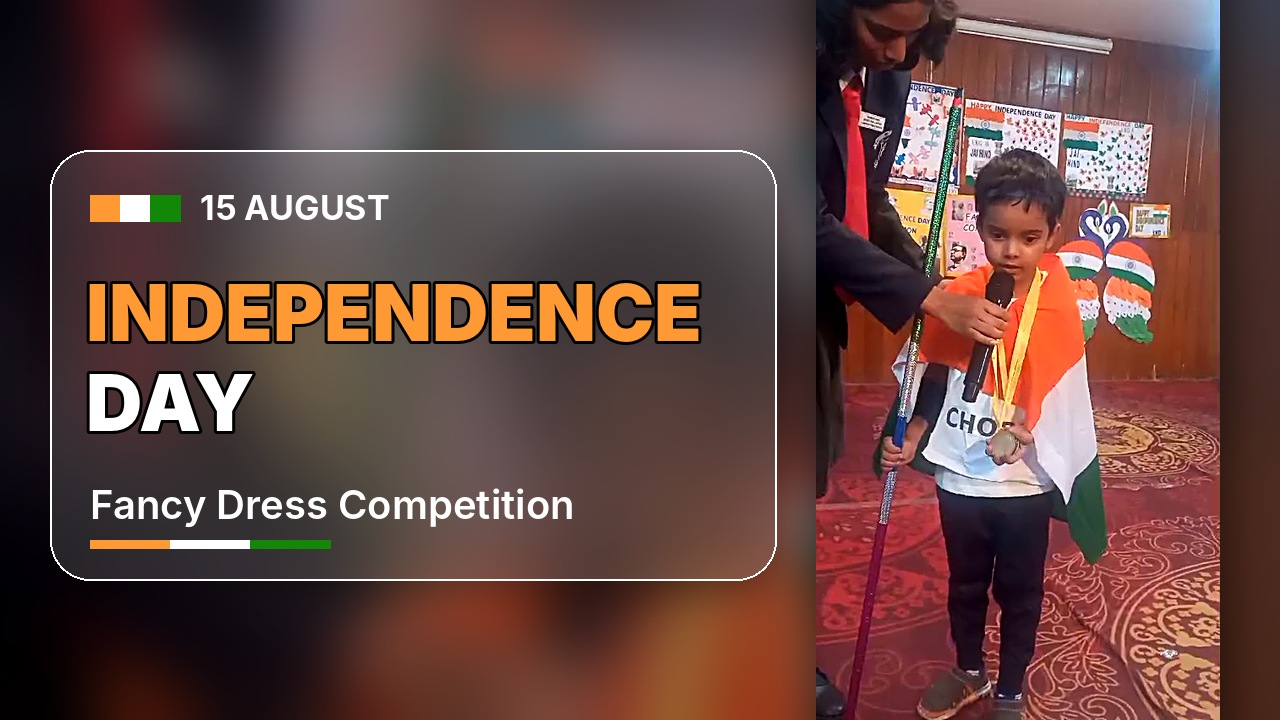
#> input picture effects/independence_day_thumbnail_16x9.jpg, 1280 x 720 px
$ python thumbnail.py independence_day_thumbnail_16x9.jpg independence_day_thumbnail_9x16.jpg
#> lines starting #> are read from the running program, lines starting #| are printed output that depends on the picture; after the words box and inside, x2 and y2 are one past the last pixel; in counts of white or black regions, pixels touching at a corner belong together
import sys
from PIL import Image, ImageDraw, ImageFilter, ImageFont, ImageEnhance
src, outdir = sys.argv[1], sys.argv[2]
F="/usr/share/fonts/opentype/inter/"
fnt=lambda n,s: ImageFont.truetype(F+n,s)
SAF,WHT,GRN,NAVY=(255,153,51),(255,255,255),(19,136,8),(0,0,128)
base=Image.open(src).convert("RGB")
#> base is the input picture: PIL image 1280x720 RGB; mean R, G, B 101.9, 71.5, 67
base=ImageEnhance.Contrast(ImageEnhance.Color(base).enhance(1.15)).enhance(1.06)

def glass(img, box, r, tint=0.2):
    m=Image.new("L",img.size,0); ImageDraw.Draw(m).rounded_rectangle(box,r,fill=255)
    sh=Image.new("RGBA",img.size,(0,0,0,0)); ImageDraw.Draw(sh).rounded_rectangle((box[0],box[1]+10,box[2],box[3]+14),r,fill=(0,0,0,90))
    img.alpha_composite(sh.filter(ImageFilter.GaussianBlur(18)))
    g=Image.blend(img.convert("RGB").filter(ImageFilter.GaussianBlur(30)),Image.new("RGB",img.size,(255,255,255)),tint)
    img.paste(g,(0,0),m)
    ImageDraw.Draw(img).rounded_rectangle(box,r,outline=(255,255,255,140),width=2)

def flagbar(d,x,y,w,h):
    for k,c in enumerate((SAF,WHT,GRN)): d.rectangle((x+w*k/3,y,x+w*(k+1)/3,y+h),fill=c)

def stroke_text(d,xy,t,f,fill,anchor="la"):
    d.text(xy,t,font=f,fill=fill,anchor=anchor,stroke_width=max(2,f.size//22),stroke_fill=(0,0,0,150))

def gradient(size, top, bottom):
    W,H=size; g=Image.new("RGBA",size,(0,0,0,0)); d=ImageDraw.Draw(g)
    for y in range(H):
        a=int(top*(1-y/H)**2.2 + bottom*(y/H)**2.2); d.line((0,y,W,y),fill=(0,0,0,a))
    return g

# ---------- 9:16 (1080x1920) ----------
W,H=1080,1920
v=base.resize((W,H),Image.LANCZOS).filter(ImageFilter.UnsharpMask(2,80,2)).convert("RGBA")
v.alpha_composite(gradient((W,H),150,230))
#> in gradient, `g = Image.new('RGBA', size, (0, 0, 0, 0))`: g: PIL image 1080x1920 RGBA; every value is 0
glass(v,(60,90,470,170),40)
#> in glass, `m = Image.new('L', img.size, 0)`: m: PIL image 1080x1920 L; every value is 0
#> in glass, `ImageDraw.Draw(m).rounded_rectangle(box, r, fill=255)`:
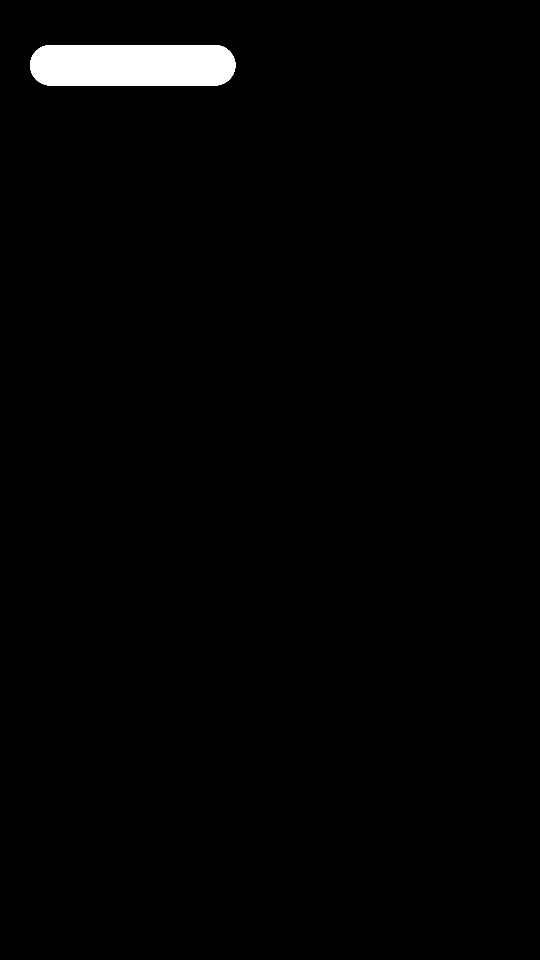
#> m: PIL image 1080x1920 L (shown at 1/2 size); 1.5% white; 1 white region, box (x1, y1, x2, y2) and area: (60, 90, 471, 171) 31875
d=ImageDraw.Draw(v); flagbar(d,95,118,60,24)
d.text((180,130),"15 AUGUST",font=fnt("Inter-Bold.otf",40),fill=WHT,anchor="lm")
glass(v,(50,1440,W-50,1840),56,0.16)
#> call 2 of glass, with box = (50, 1440, 1030, 1840), r = 56, tint = 0.16
#> in glass (call 2), `ImageDraw.Draw(m).rounded_rectangle(box, r, fill=255)`: m: PIL image 1080x1920 L; 18.8% white; 1 white region, box (x1, y1, x2, y2) and area: (50, 1440, 1031, 1841) 390617
#> in glass (call 2), `img.paste(g,(0,0),m)`:
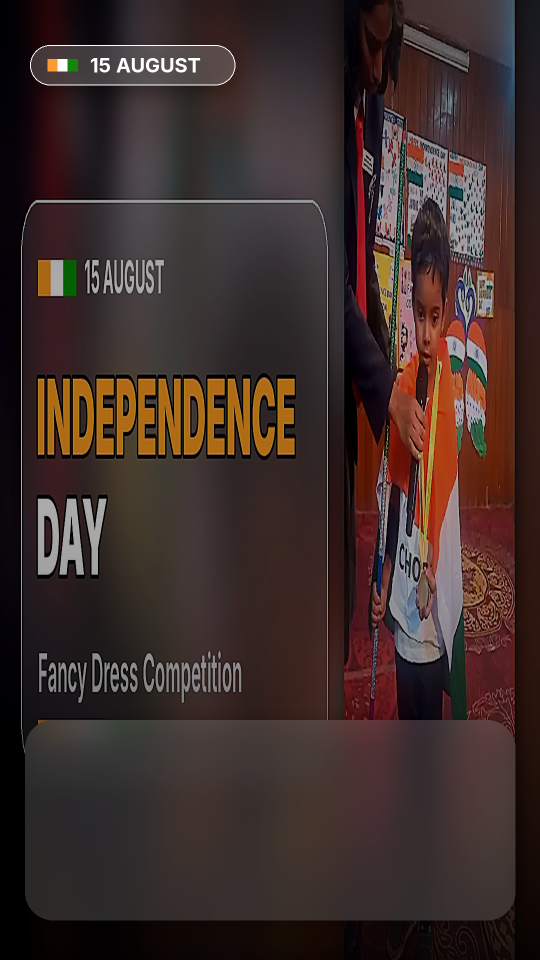
#> img: PIL image 1080x1920 RGBA (shown at 1/2 size); mean R, G, B, A 62.1, 46, 42.9, 254.9; transparent parts drawn white
d=ImageDraw.Draw(v)
d.text((100,1490),"FANCY DRESS COMPETITION",font=fnt("Inter-SemiBold.otf",36),fill=(255,255,255,230))
stroke_text(d,(96,1550),"INDEPENDENCE",fnt("Inter-Black.otf",110),SAF)
stroke_text(d,(96,1670),"DAY",fnt("Inter-Black.otf",110),WHT)
bx=96+d.textlength("DAY ",font=fnt("Inter-Black.otf",110))
#> bx = 355.7
d.ellipse((bx,1700,bx+70,1770),outline=NAVY,width=8,fill=WHT)  # chakra-style dot
for a in range(0,360,15):
    import math; cx,cy=bx+35,1735
    d.line((cx,cy,cx+30*math.cos(math.radians(a)),cy+30*math.sin(math.radians(a))),fill=NAVY,width=2)
flagbar(d,96,1800,300,10)
v.convert("RGB").save(outdir+"/thumbnail_9x16.jpg",quality=93)

# ---------- 16:9 (1280x720) ----------
W,H=1280,720
bg=base.resize((W,int(W*850/478)),Image.LANCZOS).crop((0,300,W,300+H)).filter(ImageFilter.GaussianBlur(28))
bg=ImageEnhance.Brightness(bg).enhance(0.6).convert("RGBA")
#> bg: PIL image 1280x720 RGBA
fg=base.resize((int(720*478/850),720),Image.LANCZOS).filter(ImageFilter.UnsharpMask(2,80,2))
fx=W-fg.width-60
#> fx = 816
sh=Image.new("RGBA",(W,H),(0,0,0,0)); ImageDraw.Draw(sh).rectangle((fx-6,0,fx+fg.width+6,H),fill=(0,0,0,140))
#> after `sh = Image.new('RGBA', (W, H), (0, 0, 0, 0))`: sh: PIL image 1280x720 RGBA; every value is 0
bg.alpha_composite(sh.filter(ImageFilter.GaussianBlur(20))); bg.paste(fg,(fx,0))
glass(bg,(50,150,fx-40,580),40,0.14)
#> call 3 of glass, with box = (50, 150, 776, 580), r = 40, tint = 0.14
#> in glass (call 3), `m = Image.new('L', img.size, 0)`: m: PIL image 1280x720 L; every value is 0
#> in glass (call 3), `ImageDraw.Draw(m).rounded_rectangle(box, r, fill=255)`: m: PIL image 1280x720 L; 33.8% white; 1 white region, box (x1, y1, x2, y2) and area: (50, 150, 777, 581) 311921
#> in glass (call 3), `ImageDraw.Draw(sh).rounded_rectangle((box[0], box[1] + 10, box[2], box`:
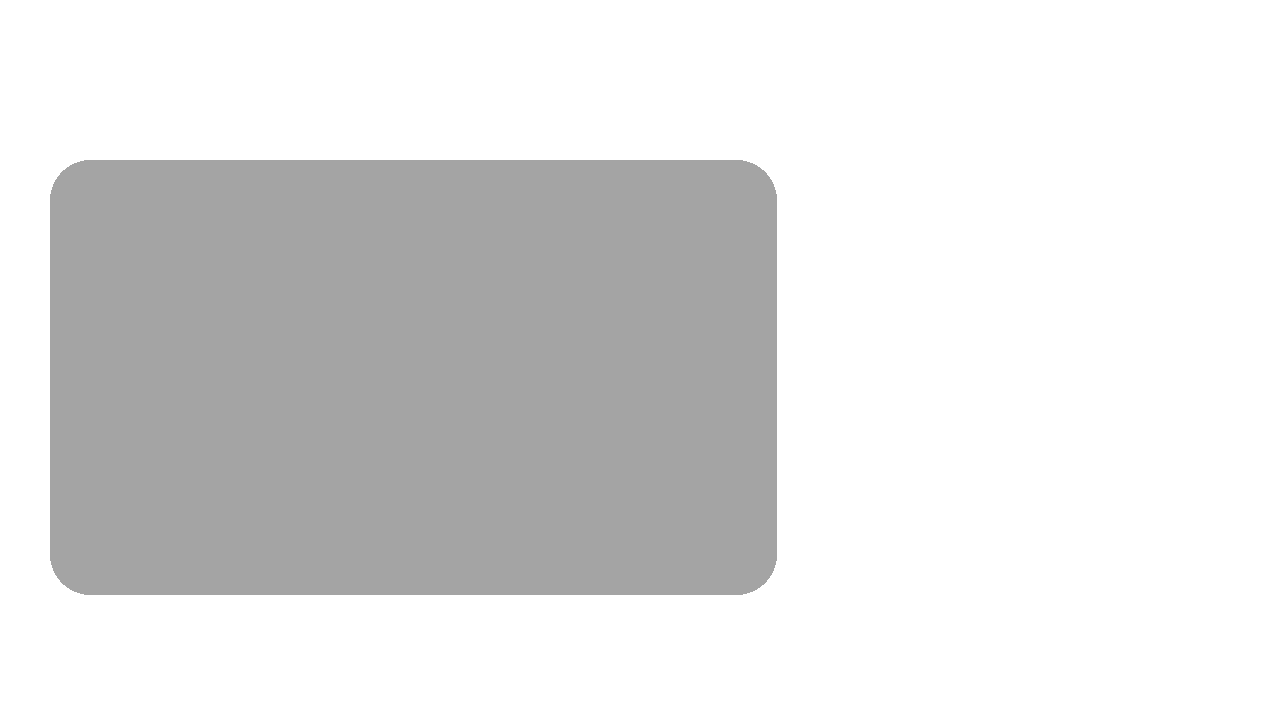
#> sh: PIL image 1280x720 RGBA; mean R, G, B, A 0, 0, 0, 30.7; transparent parts drawn white
#> in glass (call 3), `g=Image.blend(img.convert("RGB").filter(ImageFilter.GaussianBlur(30)),..`:
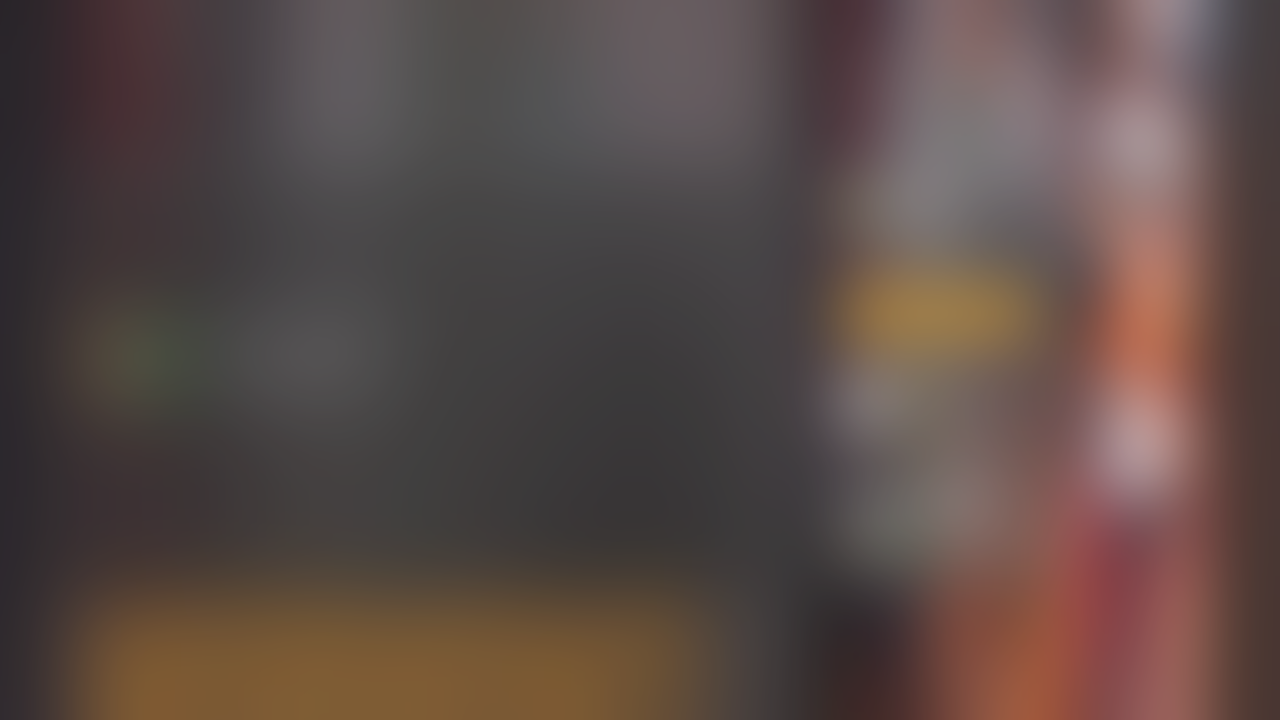
#> g: PIL image 1280x720 RGB; mean R, G, B 90.6, 75, 70.9
d=ImageDraw.Draw(bg)
flagbar(d,90,195,90,26)
d.text((200,208),"15 AUGUST",font=fnt("Inter-Bold.otf",34),fill=WHT,anchor="lm")
stroke_text(d,(86,265),"INDEPENDENCE",fnt("Inter-Black.otf",78),SAF)
stroke_text(d,(86,355),"DAY",fnt("Inter-Black.otf",78),WHT)
d.text((90,480),"Fancy Dress Competition",font=fnt("Inter-SemiBold.otf",40),fill=(255,255,255,235))
flagbar(d,90,540,240,8)
bg.convert("RGB").save(outdir+"/thumbnail_16x9.jpg",quality=93)
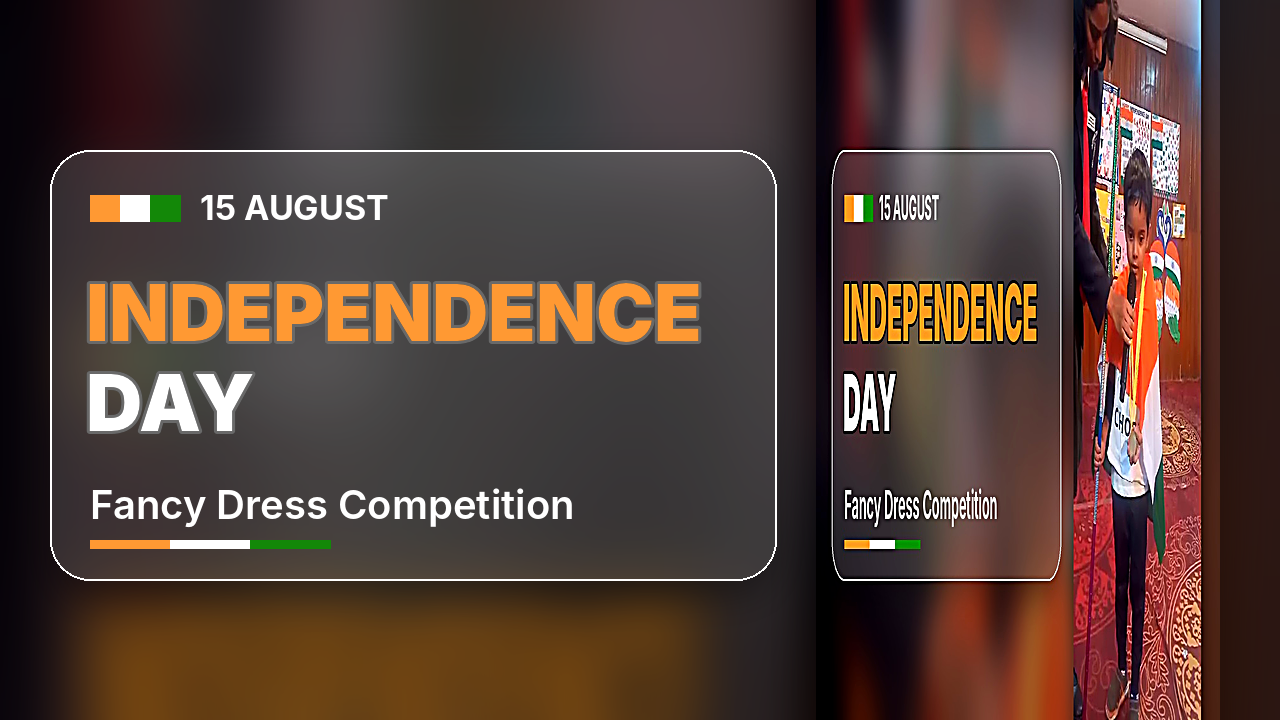
#> bg: PIL image 1280x720 RGBA; mean R, G, B, A 82.4, 62.1, 54.4, 252.9; transparent parts drawn white
